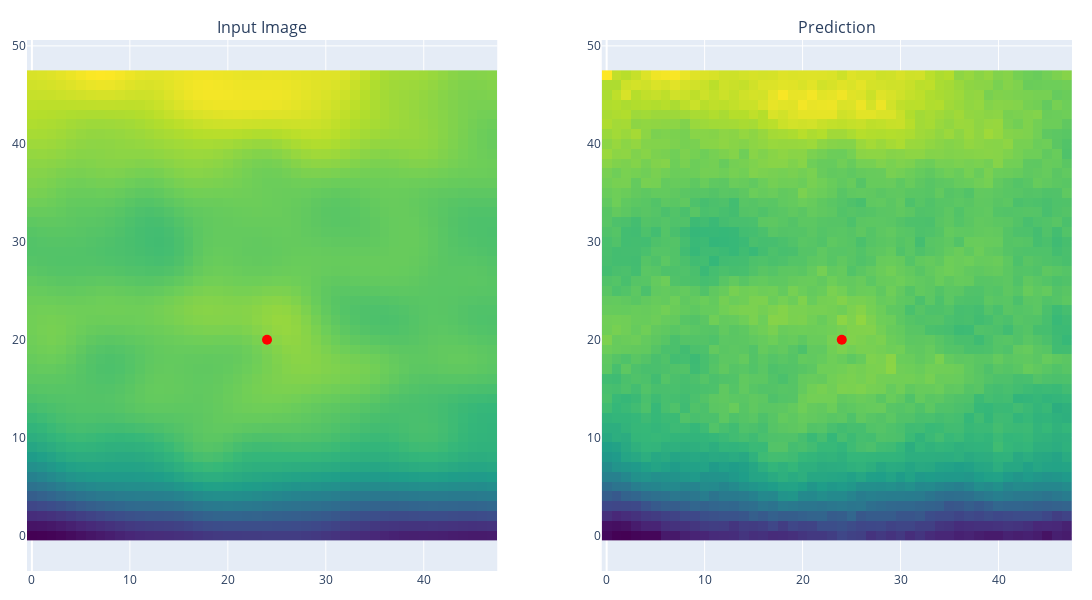
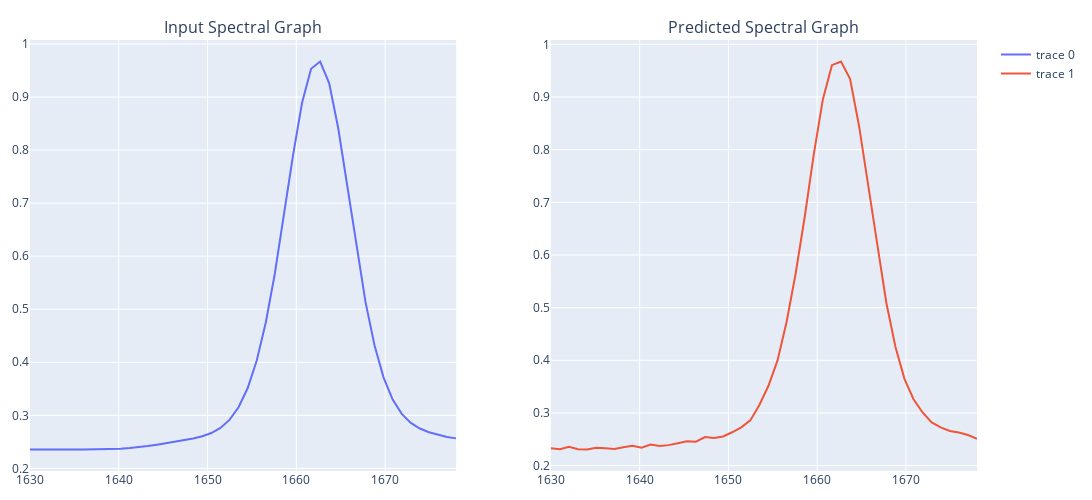

Write notebook code for charts like these, in order.
### Code cell
# Create new inference visualizations
fig_images, fig_spectra = visualize_inference(model, test_sample[0], train_image_viz, energy_range, 24, 20)

# Display updated plots
fig_images.show()
fig_spectra.show()

### Figure 1 — Plotly figure (JSON) as saved in the notebook; plotly's stock layout.template omitted (floating-point values rounded to 4 significant figures; data arrays with more than 128 entries replaced by an {"elided": "..."} marker saying what was removed)
{"data": [{"colorscale": [[0, "#440154"], [0.1111, "#482878"], [0.2222, "#3e4989"], [0.3333, "#31688e"], [0.4444, "#26828e"], [0.5556, "#1f9e89"], [0.6667, "#35b779"], [0.7778, "#6ece58"], [0.8889, "#b5de2b"], [1, "#fde725"]], "showscale": false, "type": "heatmap", "xaxis": "x", "yaxis": "y", "z": {"elided": "48x48 float values"}}, {"marker": {"color": "red", "size": 10}, "mode": "markers", "showlegend": false, "type": "scatter", "x": [24], "xaxis": "x", "y": [20], "yaxis": "y"}, {"colorscale": [[0, "#440154"], [0.1111, "#482878"], [0.2222, "#3e4989"], [0.3333, "#31688e"], [0.4444, "#26828e"], [0.5556, "#1f9e89"], [0.6667, "#35b779"], [0.7778, "#6ece58"], [0.8889, "#b5de2b"], [1, "#fde725"]], "showscale": false, "type": "heatmap", "xaxis": "x2", "yaxis": "y2", "z": {"elided": "48x48 float values"}}, {"marker": {"color": "red", "size": 10}, "mode": "markers", "showlegend": false, "type": "scatter", "x": [24], "xaxis": "x2", "y": [20], "yaxis": "y2"}], "layout": {"annotations": [{"font": {"size": 16}, "showarrow": false, "text": "Input Image", "x": 0.225, "xanchor": "center", "xref": "paper", "y": 1, "yanchor": "bottom", "yref": "paper"}, {"font": {"size": 16}, "showarrow": false, "text": "Prediction", "x": 0.775, "xanchor": "center", "xref": "paper", "y": 1, "yanchor": "bottom", "yref": "paper"}], "height": 600, "margin": {"b": 20, "l": 20, "r": 20, "t": 40}, "width": 1200, "xaxis": {"anchor": "y", "domain": [0, 0.45]}, "xaxis2": {"anchor": "y2", "domain": [0.55, 1]}, "yaxis": {"anchor": "x", "domain": [0, 1], "scaleanchor": "x", "scaleratio": 1}, "yaxis2": {"anchor": "x2", "domain": [0, 1], "scaleanchor": "x2", "scaleratio": 1}}}

### Figure 2 — Plotly figure (JSON) as saved in the notebook; plotly's stock layout.template omitted (floating-point values rounded to 4 significant figures)
{"data": [{"type": "scatter", "x": [1630, 1631.0, 1632.0, 1633.0, 1634.0, 1635.0, 1636.0, 1637.0, 1638.0, 1639.0, 1640.0, 1641.0, 1642.0, 1643.0, 1644.0, 1645.0, 1646.0, 1647.0, 1648.0, 1649.0, 1650.0, 1651.0, 1652.0, 1653.0, 1655.0, 1656.0, 1657.0, 1658.0, 1659.0, 1660.0, 1661.0, 1662.0, 1663.0, 1664.0, 1665.0, 1666.0, 1667.0, 1668.0, 1669.0, 1670.0, 1671.0, 1672.0, 1673.0, 1674.0, 1675.0, 1676.0, 1677.0, 1678], "xaxis": "x", "y": [0.2356, 0.2359, 0.2361, 0.236, 0.2359, 0.2358, 0.2357, 0.2357, 0.2358, 0.2362, 0.237, 0.2382, 0.2398, 0.2419, 0.2445, 0.2474, 0.2503, 0.2532, 0.2564, 0.2605, 0.2666, 0.2762, 0.2914, 0.3151, 0.3509, 0.403, 0.4746, 0.5669, 0.6756, 0.7891, 0.8887, 0.9533, 0.9669, 0.926, 0.8407, 0.7305, 0.6162, 0.5138, 0.4316, 0.371, 0.3295, 0.3027, 0.2858, 0.2751, 0.268, 0.263, 0.2593, 0.2565], "yaxis": "y"}, {"type": "scatter", "x": [1630, 1631.0, 1632.0, 1633.0, 1634.0, 1635.0, 1636.0, 1637.0, 1638.0, 1639.0, 1640.0, 1641.0, 1642.0, 1643.0, 1644.0, 1645.0, 1646.0, 1647.0, 1648.0, 1649.0, 1650.0, 1651.0, 1652.0, 1653.0, 1655.0, 1656.0, 1657.0, 1658.0, 1659.0, 1660.0, 1661.0, 1662.0, 1663.0, 1664.0, 1665.0, 1666.0, 1667.0, 1668.0, 1669.0, 1670.0, 1671.0, 1672.0, 1673.0, 1674.0, 1675.0, 1676.0, 1677.0, 1678], "xaxis": "x2", "y": [0.233, 0.2311, 0.2359, 0.2312, 0.2307, 0.2341, 0.2329, 0.2315, 0.2349, 0.2375, 0.2338, 0.24, 0.2375, 0.2389, 0.2425, 0.2461, 0.2454, 0.2543, 0.2522, 0.2554, 0.2633, 0.2727, 0.2859, 0.3152, 0.3516, 0.3998, 0.4727, 0.5649, 0.6726, 0.7913, 0.8955, 0.9606, 0.9674, 0.9347, 0.8441, 0.7283, 0.6206, 0.5094, 0.4257, 0.3647, 0.326, 0.3008, 0.2819, 0.2725, 0.2657, 0.2629, 0.2581, 0.2509], "yaxis": "y2"}], "layout": {"annotations": [{"font": {"size": 16}, "showarrow": false, "text": "Input Spectral Graph", "x": 0.225, "xanchor": "center", "xref": "paper", "y": 1, "yanchor": "bottom", "yref": "paper"}, {"font": {"size": 16}, "showarrow": false, "text": "Predicted Spectral Graph", "x": 0.775, "xanchor": "center", "xref": "paper", "y": 1, "yanchor": "bottom", "yref": "paper"}], "height": 500, "margin": {"b": 20, "l": 20, "r": 20, "t": 40}, "width": 1200, "xaxis": {"anchor": "y", "domain": [0, 0.45]}, "xaxis2": {"anchor": "y2", "domain": [0.55, 1]}, "yaxis": {"anchor": "x", "domain": [0, 1]}, "yaxis2": {"anchor": "x2", "domain": [0, 1]}}}
